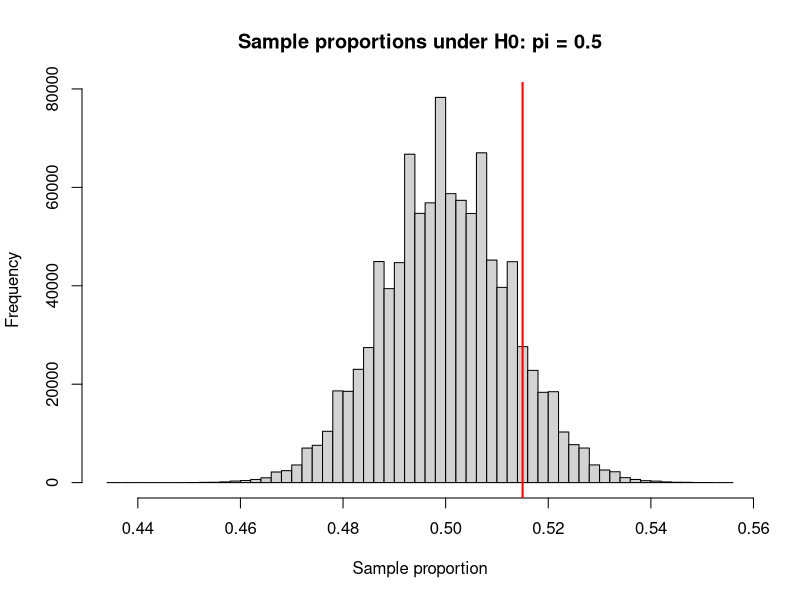

Recreate this plot in R.
# H0: pi = 0.5
# Data:
n <- 1648 # Poll size
p_obs <- 0.515 # Observed proportion
p0 <- 0.5 # Presumed proportion

# (a) Find the STANDARD ERROR under p0:
se <- sqrt(p0*(1-p0)/n)
se

# (b.i) Run a simulation:
set.seed(0)

# Generating 1M polls
B <- 1e6

# Running the simulation:
results <- rbinom(B, n, p0) / n
mean(results); sd(results)

# Plotting results:
hist(results, breaks = 50, main = "Sample proportions under H0: pi = 0.5", xlab = "Sample proportion")
abline(v = p_obs, col = "red", lwd=2)

# Calculating the probability of a 50% population of giving 51.5% or more:
mean(results>= p_obs)

# (b.ii) Using the previously found SE:
z <- (p_obs - p0) / se
z

# Double checking:
1 - pnorm(z)
